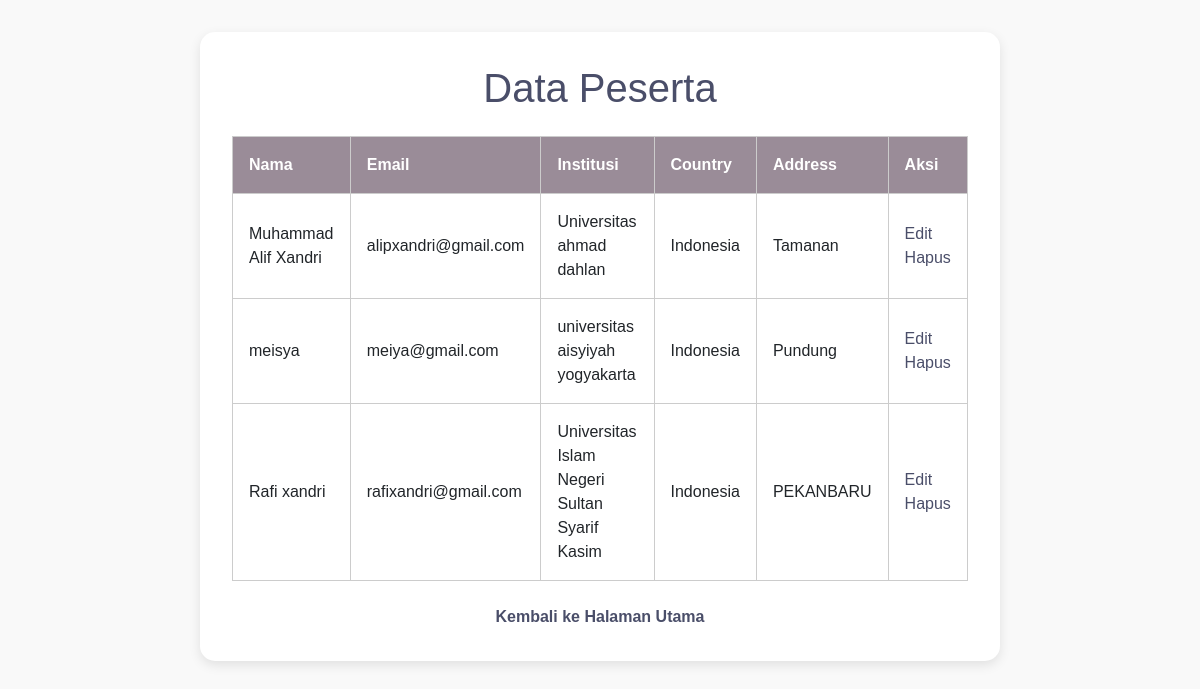
/seminar/admin.php (signed in), run on the app's committed database.
### tables this page shows
CREATE TABLE `participants` (
  `id` int(11) NOT NULL,
  `name` varchar(100) NOT NULL,
  `email` varchar(100) NOT NULL,
  `institution` varchar(100) NOT NULL,
  `country` varchar(100) NOT NULL,
  `address` varchar(100) NOT NULL
);

### seminar/admin.php (the view, shortened to what this page needs)
<?php
include 'db.php';
$query = "SELECT * FROM participants";
$result = mysqli_query($conn, $query);
?>
<!DOCTYPE html>
<html lang="id">
<head>
    <link href="https://cdn.jsdelivr.net/npm/bootstrap@5.3.0-alpha1/dist/css/bootstrap.min.css" rel="stylesheet">
</head>
<body>
    <div class="container">
        <h1>Data Peserta</h1>
        <table>
            <tr>
                <th>Nama</th>
                <th>Email</th>
                <th>Institusi</th>
                <th>Country</th>
                <th>Address</th>
                <th>Aksi</th>
            </tr>
            <?php while ($row = mysqli_fetch_assoc($result)): ?>
            <tr>
                <td><?php echo htmlspecialchars($row['name']); ?></td>
                <td><?php echo htmlspecialchars($row['email']); ?></td>
                <td><?php echo htmlspecialchars($row['institution']); ?></td>
                <td><?php echo htmlspecialchars($row['country']); ?></td>
                <td><?php echo htmlspecialchars($row['address']); ?></td>
                <td>
                    <a href="edit.php?id=<?php echo $row['id']; ?>">Edit</a>
                    <a href="delete.php?id=<?php echo $row['id']; ?>">Hapus</a>
                </td>
            </tr>
            <?php endwhile; ?>
        </table>
        <a href="index.html" class="btn-back">Kembali ke Halaman Utama</a>
    </div>
</body>
</html>

### seminar/admin.php (style rules this page uses)
body { background-color: #f9f9f9; font-family: 'Poppins', sans-serif; }
.container { max-width: 800px; margin: 2rem auto; background-color: white; padding: 2rem; border-radius: 15px; box-shadow: 0 4px 12px rgba(0, 0, 0, 0.1); }
h1 { color: #4A4E69; text-align: center; margin-bottom: 1.5rem; }
table { width: 100%; margin-top: 1.5rem; border-collapse: collapse; }
th, td { border: 1px solid #ccc; padding: 1rem; text-align: left; }
th { background-color: #9A8C98; color: white; }
a { color: #4A4E69; text-decoration: none; }
.btn-back { display: block; text-align: center; margin-top: 1.5rem; color: #4A4E69; text-decoration: none; font-weight: bold; }

### data on the page
participants: name "Muhammad Alif Xandri", email "alipxandri@gmail.com", institution "Universitas ahmad dahlan", country "Indonesia", address "Tamanan"
participants: name "meisya", email "meiya@gmail.com", institution "universitas aisyiyah yogyakarta", country "Indonesia", address "Pundung"
participants: name "Rafi xandri", email "rafixandri@gmail.com", institution "Universitas Islam Negeri Sultan Syarif Kasim", country "Indonesia", address "PEKANBARU"
